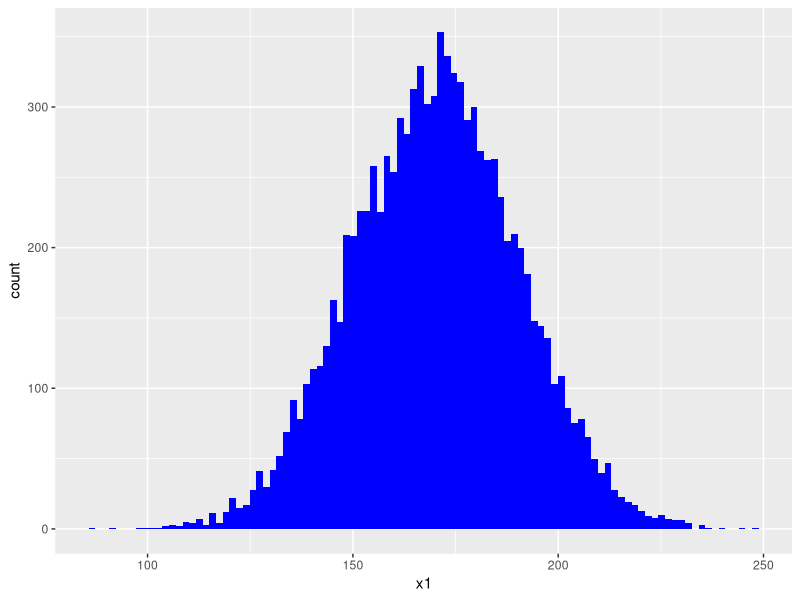
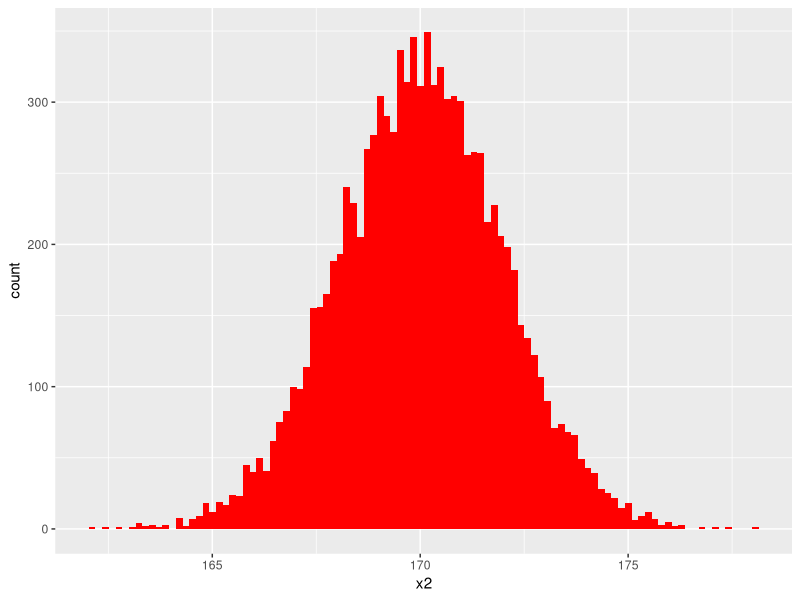

Here is the R script that generated these plots, in order:
dunif(2.2, 2, 2.5)
runif(2.2, 2, 2.5)

library(ggplot2)
df <- data.frame(rnorm(10000, 170, 20))
str(df)
names(df) <- "x1"
View(df)

ggplot2::ggplot(df, aes(x1)) + geom_histogram(fill = "blue", bins = 100)

df$x2 <- rnorm(10000, 170, 2)
ggplot2::ggplot(df, aes(x2)) + geom_histogram(fill = "red", bins = 100)
